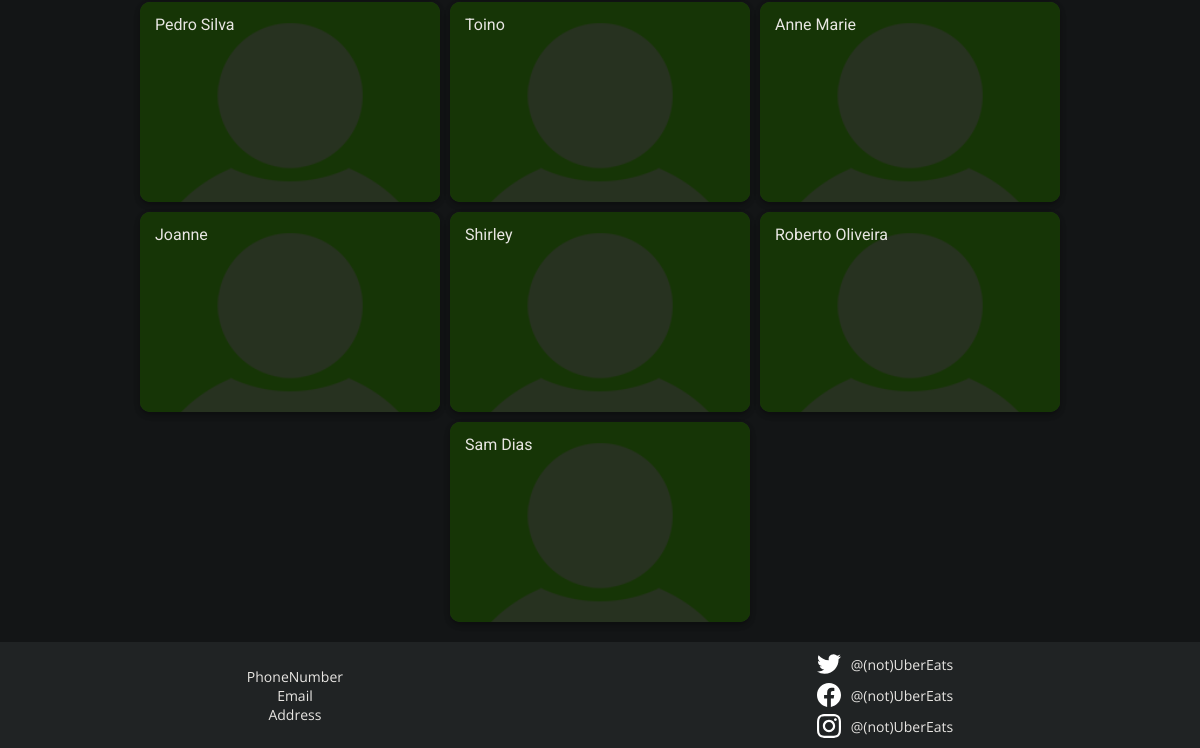
The page /pages/search.php (lower part) on the database as committed earlier.
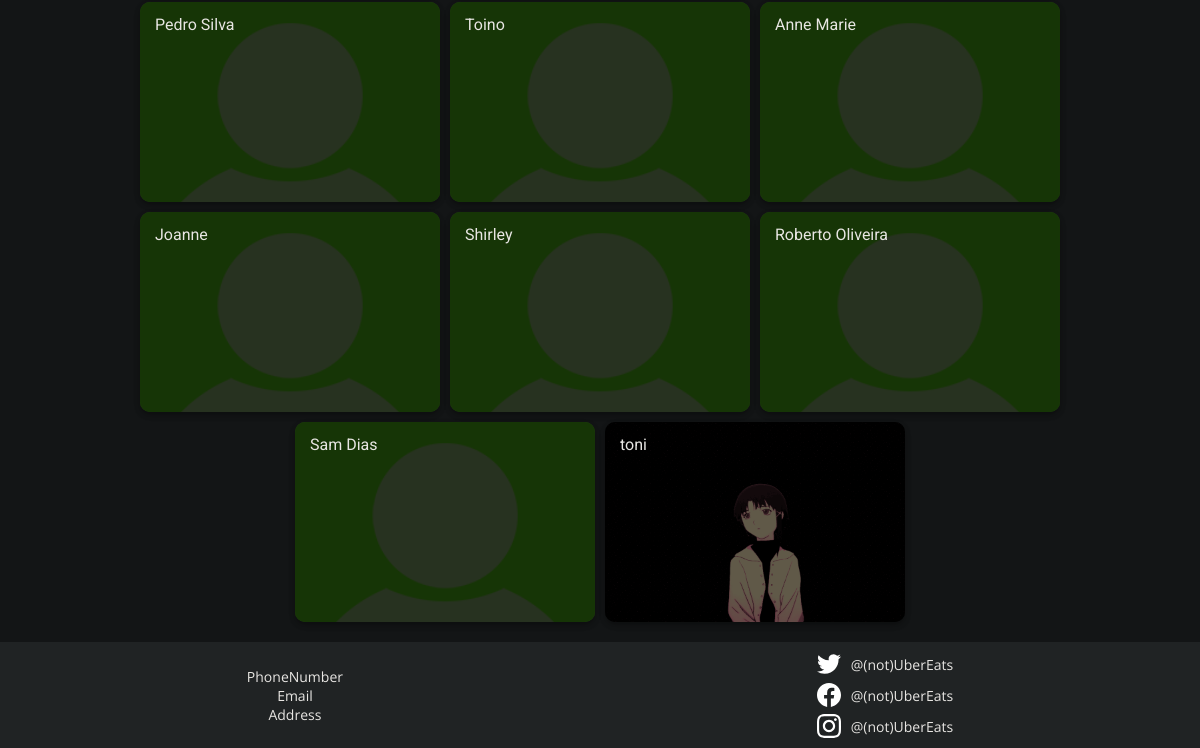
The same page on the database as committed later.
### tables this page shows
CREATE TABLE User(
    userID              INTEGER,
    username            VARCHAR(255) NOT NULL,
    email               VARCHAR(255) UNIQUE NOT NULL,
    password            VARCHAR(255) NOT NULL,
    address             TEXT,
    phoneNum            INTEGER,
    CONSTRAINT userPK PRIMARY KEY (userID),
    CONSTRAINT validEmail CHECK (email LIKE "%@%.%")
);

### php/user.php (called while the page is built, shortened)
<?php
class User
{
  public function __construct($userID, $username, $email, $address, $phoneNum) {
    $this->username = $username;
  }
  static function getAllUsers(PDO $db) {
    $stmt = $db->prepare('SELECT * FROM User');
    $stmt->execute();
    $users = array();
    while ($user = $stmt->fetch(PDO::FETCH_OBJ)) {
      $users[] = new User(
        $user->userID,
        $user->username,
        $user->email,
        $user->address,
        $user->phoneNum
      );
    }
    return $users;
  }
}

### templates/search.tpl.php (the view, shortened to what this page needs)
<?php
function userSearchCards(User $user)
{ ?>
    <?php
        $check = glob("../images/user_images/user{$user->userID}.*");
        if (empty($check)) $existent_pic = "../images/user_placeholder.png";
        else $existent_pic = $check[0];
    ?>
    <article class="grid-card-nohov shadow" style="background-image: url(<?= $existent_pic ?>);" onclick="window.location.href='../pages/user_profile.php?id=<?= $user->userID; ?>'">
        <section class="grid-card-overlay">
            <div class="sub-info">
                <div class="sub-info-top">
                    <p class="body1 dark-bg rest-name"><?= $user->username; ?></p>
                </div>
            </div>
        </section>
    </article>
<?php } ?>

### templates/commons.php (shortened to what this page needs)
<?php
require_once '../php/user.php';
?>
<?php function drawTop(array $styles, array $scripts)
{ ?>
    <!DOCTYPE html>
    <html lang="en">
    <head>
        <?php
        foreach ($styles as $style) {
        ?>
            <link href="../styles/<?php echo $style; ?>.css" rel="stylesheet">
        <?php } ?>
    </head>
    <body style="overflow: scroll;">
    <main>
<?php } ?>
<?php function drawFooter()
{ ?>
</main>
<footer>
    <section class="contacts">
        <ul>
            <li class="subtitle2">PhoneNumber</li>
            <li class="subtitle2">Email</li>
            <li class="subtitle2">Address</li>
        </ul>
    </section>
    <section class="socials">
        <a class="subtitle2">
            <img alt="Twitter" src="../images/twitter.svg" width="24px">
            @(not)UberEats
        </a>
        <a class="subtitle2">
            <img alt="Facebook" src="../images/facebook.svg" width="24px">
            @(not)UberEats
        </a>
        <a class="subtitle2">
            <img alt="Instagram" src="../images/instagram.svg" width="24px">
            @(not)UberEats
        </a>
    </section>
</footer>
</body>
</html>
<?php } ?>

### pages/search.php (shortened to what this page needs)
<?php
require_once('../templates/commons.php');
require_once('../templates/search.tpl.php');
require_once('../php/restaurant.php');
require_once('../php/user.php');
$db = getDatabase();
if (empty($_GET)) {
    $users = User::getAllUsers($db);
}
drawTop(["commons", "forms", "search"], ["hamburger", "forms", "search", "favorite"]);
?>
<?php
if (!empty($users)) { ?>
<section class="grid-wrapper">
    <?php
    foreach ($users as $user) {
        userSearchCards($user);
    }
    ?>
</section>
<?php
}
drawFooter();
?>

### styles/commons.css (style rules this page uses)
:root { --main-highlight: #52ec3bff; --sub-highlight: #a6f49aff; --black: #000000ff; --grey: rgb(205, 205, 205); --onyx: #2d3133ff; --sonic-silver: #77797aff; --silver: #c0c0c0ff; --dark-off-white: #f1f1f1ff; --white: #ffffffff; --dark-main-highlight: #43a410; --dark-sub-highlight: #2d6b0c; --dark-text: #e8e6e3; --dark-onyx: #7c7366; --dark-off-white: #202324; --dark-background: #131516; --dark-red:#812525; }
* { padding: 0px; margin: 0px; box-sizing: border-box; user-select: none; }
html, body { height: 100%; }
html { background-color: var(--dark-background); }
main { width: 100%; min-height: 100%; }
ul { list-style: none; }
footer { display: flex; flex-wrap: wrap; align-content: center; align-items: center; flex-direction: row; justify-content: space-around; background-color: var(--dark-off-white); padding: 10px 10px; }
footer ul { display: flex; flex-direction: column; align-items: center; }
.socials { display: flex; flex-direction: column; align-items: center; }
.socials>a { display: flex; align-items: center; margin-top: 7px; }
.socials>a:first-child { margin-top: 0px; }
.socials>a>img { margin-right: 10px; width: 24px; }
.grid-wrapper { max-width: 1200px; height: 100%; display: flex; gap: 10px; flex-direction: row; flex-wrap: wrap; justify-content: center; margin: auto; padding: 20px; }

Rows that differ between the two databases and show on the page:
added user: shows a picture, username "toni"
